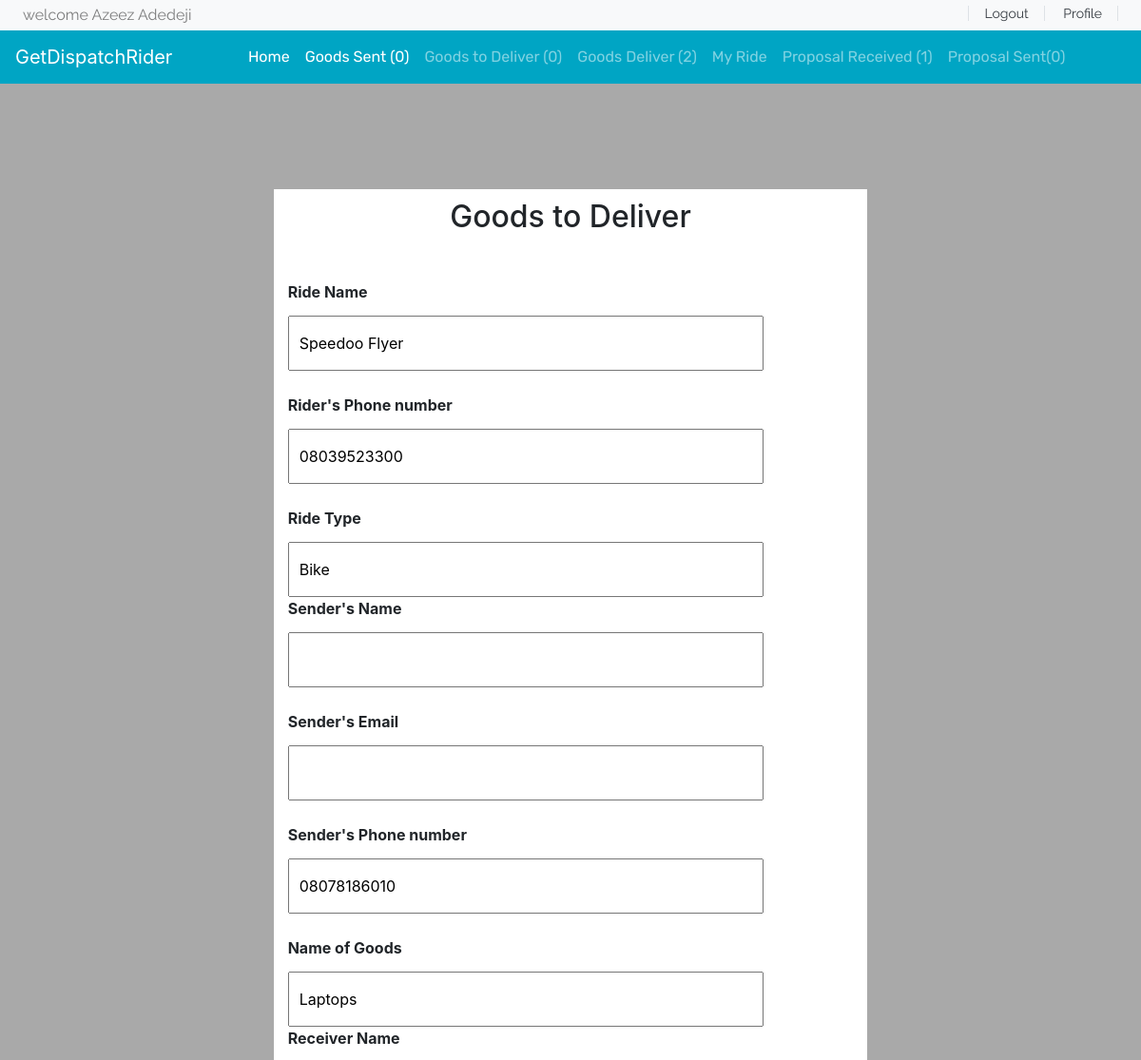
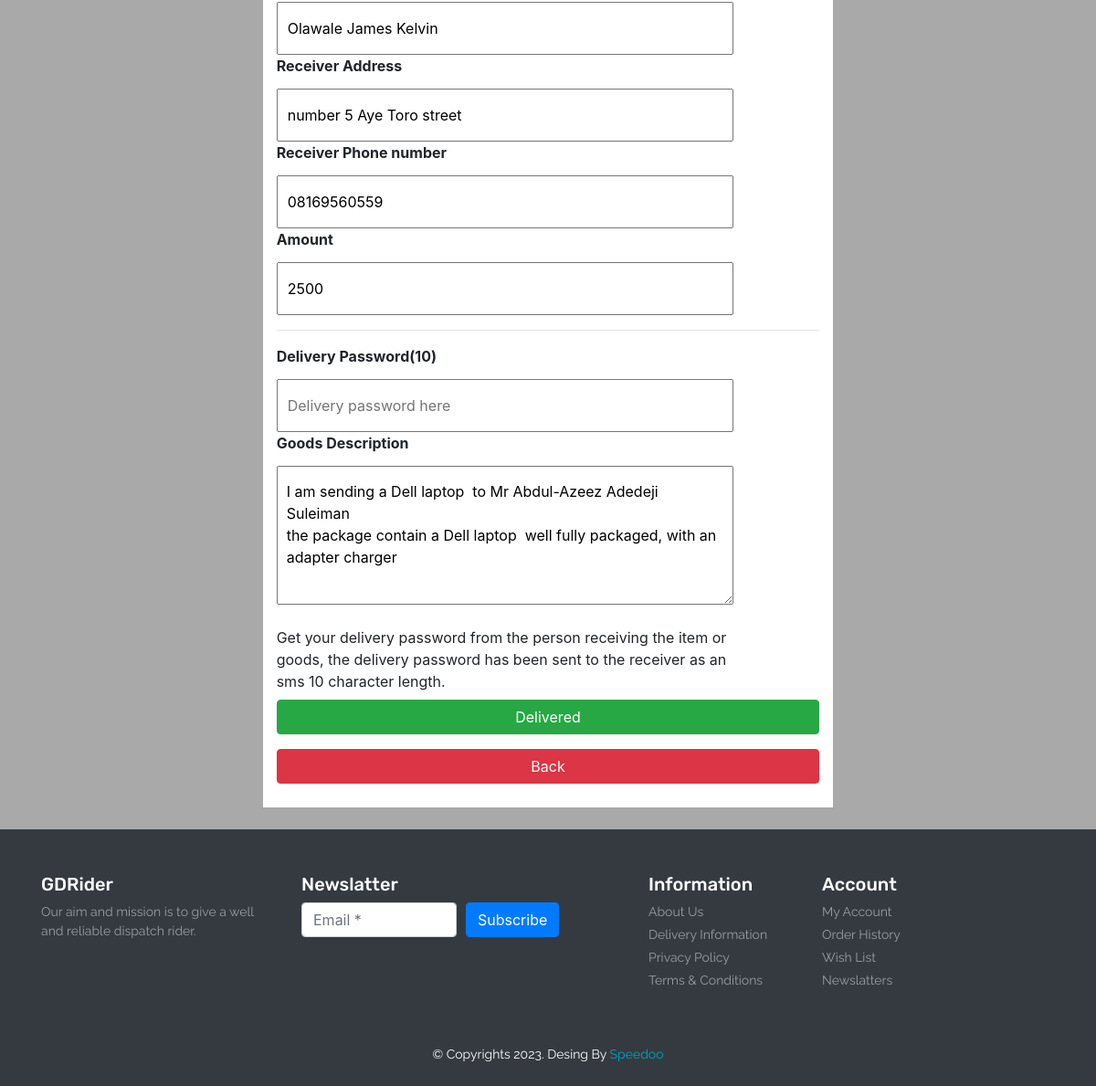
Page /goods-to-deliver/76d2209d9ef7445392f525bb0248d05f (signed in) on the committed database (2 pictures, top to bottom).
### base/models.py (models this page shows)
class user(AbstractUser):
    fullName = models.CharField(max_length=100)
    email = models.EmailField()
    phoneNumber = models.CharField(max_length=20, unique=True)
    ninslip = models.ImageField()
    verify = models.BooleanField(default=False)
    USERNAME_FIELD = 'phoneNumber'
    REQUIRED_FIELDS = ['username']

class proposal(models.Model):
    id = models.UUIDField(default=uuid.uuid4, editable=False, primary_key=True)
    riderUsername = models.CharField(max_length=50, default='null')
    rideName = models.CharField(max_length=50, default='empty')
    riderEmail = models.EmailField()
    senderName = models.CharField(max_length=100, default='empty')
    riderPhoneNumber = models.CharField(max_length=20, default='empty')
    senderEmail = models.EmailField()
    senderPhoneNumber = models.CharField(max_length=20,default='empty')
    rideTrackId = models.CharField(max_length=100)
    rideType = models.CharField(max_length=50)
    goodsName = models.CharField(max_length=250)
    receiverName = models.CharField(max_length=250)
    receiverAddress = models.CharField(max_length=250)
    receiverPhoneNumber = models.CharField(max_length=50)
    amount = models.TextField()
    goodsDescription = models.TextField()
    deliveryPassword = models.CharField(max_length=10, blank='True', null='True')
    created = models.DateTimeField(auto_now_add=True)
    update = models.DateTimeField(auto_now=True)
    deliver = models.BooleanField(default=False)
    accepted = models.BooleanField(default=False)

### base/views.py (the view, shortened to what this page needs)
# urls.py: path('goods-to-deliver/<str:pk>', views.goodstodeliverpreview, name='goods-to-deliver'),
@login_required(login_url='base:login')
def goodstodeliverpreview(request, pk):
    getproposal = proposal.objects.get(id=pk)
    if request.user.phoneNumber == getproposal.riderUsername:
        pass
    else:
        return redirect('base:index')
    proposalr = proposal.objects.filter(Q(riderUsername=request.user) & Q(accepted=False)).count
    proposals = proposal.objects.filter(Q(senderPhoneNumber=request.user.phoneNumber) & Q(accepted=False)).count
    goodsent = proposal.objects.filter(Q(senderPhoneNumber=request.user.phoneNumber)
                                       & Q(accepted=True)).count
    goodstosend = proposal.objects.filter(Q(riderUsername=request.user) & Q(accepted=True) & Q(deliver=False)).count
    goodsdeliver = proposal.objects.filter(Q(riderUsername=request.user)
                                           & Q(deliver=True)).count
    context = {'getproposal': getproposal, 'proposalr': proposalr, 'goodstosend': goodstosend, 'goodsent': goodsent,
               'proposals': proposals, 'goodsdeliver': goodsdeliver}
    return render(request, 'base/goodstoDeliverPreview.html', context)

### base/templates/base/goodstoDeliverPreview.html (shortened to what this page needs)
<div style="background-color: darkgrey;">
    {% extends 'base/navbar.html'%}
{%load static %}
{% block body%}
 <div class="container">
        <div class="container" style="background-color: #fff; margin-top: 10%; padding: 10px 15px; width:fit-content ; height:fit-content">
            <div class="text-center">
                <h2>Goods to Deliver</h2>
            </div>
            <form class="mt-5" method="post" action="{% url 'base:goods-to-deliver' getproposal.id%}">
                <label ><strong>Ride Name</strong> </label><br/>
                <input type="text" class="login-input" value="{{getproposal.rideName}}" readonly="true" name="riderName" ><br/>
                <label ><strong>Rider's Phone number </strong> </label><br/>
                <input type="text" class="login-input" value="{{getproposal.riderPhoneNumber}}" readonly="true" name="riderNumber" ><br/>
                <label ><strong>Ride Type</strong> </label><br/>
                <input type="text" class="login-input" value="{{getproposal.rideType}}" readonly="true" name="rideType" >
                 <label><strong>Sender's Name </strong> </label><br/>
                <input type="text" class="login-input" value="{{getproposal.fullName}}"  readonly="true" name="senderName" ><br/>
                <label ><strong>Sender's Email </strong> </label><br/>
                <input type="text" class="login-input" value="{{getproposal.email}}"  readonly="true" name="senderEmail" ><br/>
                <label ><strong>Sender's Phone number </strong> </label><br/>
                <input type="text" class="login-input"  value="{{getproposal.senderPhoneNumber}}" readonly="true" name="sendernumber" ><br/>
                <label ><strong>Name of Goods  </strong></label><br/>
                <input type="text" class="login-input" readonly="true" value="{{getproposal.goodsName}}" name="goodsName" >
                <label ><strong>Receiver Name </strong></label><br/>
                <input type="text" class="login-input disabled" readonly="true" value="{{getproposal.senderName}}"  name="senderName" >
                <label ><strong>Receiver Address </strong>  </label><br/>
                <input type="text" class="login-input" readonly="true" value="{{getproposal.receiverAddress}}"  name="receiverAddress" >
                <label ><strong> Receiver Phone number</strong> </label><br/>
                <input type="text" class="login-input" readonly="true" value="{{getproposal.receiverPhoneNumber}}"  name="receiverNumber" >
                <label ><strong>Amount</strong> </label><br/>
                <input type="text" class="login-input" readonly="true" value="{{getproposal.amount}}"  placeholder="Dispatch Rider's Fee" name="amount" >
                <hr>
                 <label ><strong>Delivery Password(10)</strong> </label><br/>
                <input type="text" class="login-input"  value=""  placeholder="Delivery password here" name="delivery-password" >
                <label ><strong>Goods  Description</strong></label><br/>
                <textarea class="login-input" readonly="true"   name="goodsDescription" placeholder="Describe the goods in details"  cols="30" rows="5">{{getproposal.goodsDescription}}</textarea><br/>
                <label>Get your delivery password from the person receiving the item or <br/>
                   goods, the delivery password has been sent to the receiver as an <br/>sms 10 character length.
                </label>
               <input type="submit" style="width:100%" class="btn btn-success" value="Delivered">
                <br>
                 <a href="" style="width:100%" class="btn btn-danger mt-3">Back</a>
            </form>
        </div>
    </div>
{% endblock%}

### base/templates/base/navbar.html (shortened to what this page needs)
<!DOCTYPE html>
{% load static %}
<html lang="en">
<head>
     <link rel="stylesheet" href="https://stackpath.bootstrapcdn.com/bootstrap/4.4.1/css/bootstrap.min.css">
     <link rel="stylesheet" href="https://cdnjs.cloudflare.com/ajax/libs/OwlCarousel2/2.3.4/assets/owl.carousel.min.css" />
     <link rel="stylesheet" href="https://cdnjs.cloudflare.com/ajax/libs/OwlCarousel2/2.3.4/assets/owl.theme.default.min.css" />
      <link rel="stylesheet" href="https://cdnjs.cloudflare.com/ajax/libs/font-awesome/5.13.0/css/all.min.css" />
     <link rel="stylesheet" href="https://cdnjs.cloudflare.com/ajax/libs/font-awesome/4.7.0/css/font-awesome.min.css">
     <link rel="stylesheet" href="{% static 'base/style.css' %}">
</head>
<body onload="getLocation();">
 <header id="header" class="">
        <div class="strip d-flex justify-content-between px-4 py-1 bg-light" style="height:fit-content" >
            <p class="font-rale  text-black-50 m-0">welcome {{request.user.fullName}}</p>
            <div class="font-rale font-size-14">
                {% if request.user.is_authenticated%}
                <a href="{% url 'base:logout' %}" class="px-3 border-right border-left text-dark">Logout</a>
                <a href="" class="px-3 border-right text-dark">Profile</a>
                {%else%}
                  <a href="{% url 'base:login' %}" class="px-3 border-right border-left text-dark">Login</a>
                <a href="{%url 'base:signup' %}" class="px-3 border-right text-dark">SignUp</a>
                {%endif%}
            </div>
        </div>
        <nav class="navbar navbar-expand-lg navbar-dark color-second-bg ">
            <a class="navbar-brand" href="#">GetDispatchRider</a>
            <div class="collapse navbar-collapse" id="navbarNav">
              <ul class="navbar-nav m-auto font-rubik">
                   <li class="nav-item active">
                  <a class="nav-link" href="{% url 'base:index' %}">Home</a>
                </li>
                <li class="nav-item active">
                  <a class="nav-link" href="{% url 'base:goodSent'%}">Goods Sent ({{goodsent}})</a>
                </li>
                <li class="nav-item">
                  <a class="nav-link" href="{% url 'base:onDelivary' %}">Goods to Deliver ({{goodstosend}}) </a>
                </li>
                <li class="nav-item">
                  <a class="nav-link" href="{% url 'base:goodsDeliver'%}">Goods Deliver ({{goodsdeliver}})</a>
                </li>
                <li class="nav-item">
                    <a class="nav-link" href="{% url 'base:my-ride'%}">My Ride</a>
                  </li>
                  <li class="nav-item">
                    <a class="nav-link" href="{% url 'base:proposal-receive'%}">Proposal Received ({{proposalr}})</a>
                  </li>
                  <li class="nav-item">
                    <a class="nav-link" href="{% url 'base:proposalSent'%}">Proposal Sent({{proposals}})</a>
                  </li>
              </ul>
            </div>
          </nav>
    </header>
{%block body%}
{%endblock%}
 <br/>
 <footer id="footer" class="bg-dark text-white py-5">
          <div class="container">
            <div class="row">
              <div class="col-lg-3 col-12">
                <h4 class="font-rubik font-size-20">GDRider</h4>
                <p class="font-size-14 font-rale text-white-50">Our aim and mission is to give a well and reliable dispatch rider.</p>
              </div>
              <div class="col-lg-4 col-12">
                <h4 class="font-rubik font-size-20">Newslatter</h4>
                <form class="form-row">
                  <div class="col">
                    <input type="text" class="form-control" placeholder="Email *">
                  </div>
                  <div class="col">
                    <button type="submit" class="btn btn-primary mb-2">Subscribe</button>
                  </div>
                </form>
              </div>
              <div class="col-lg-2 col-12">
                <h4 class="font-rubik font-size-20">Information</h4>
                <div class="d-flex flex-column flex-wrap">
                  <a href="#" class="font-rale font-size-14 text-white-50 pb-1">About Us</a>
                  <a href="#" class="font-rale font-size-14 text-white-50 pb-1">Delivery Information</a>
                  <a href="#" class="font-rale font-size-14 text-white-50 pb-1">Privacy Policy</a>
                  <a href="#" class="font-rale font-size-14 text-white-50 pb-1">Terms & Conditions</a>
                </div>
              </div>
              <div class="col-lg-2 col-12">
                <h4 class="font-rubik font-size-20">Account</h4>
                <div class="d-flex flex-column flex-wrap">
                  <a href="#" class="font-rale font-size-14 text-white-50 pb-1">My Account</a>
                  <a href="#" class="font-rale font-size-14 text-white-50 pb-1">Order History</a>
                  <a href="#" class="font-rale font-size-14 text-white-50 pb-1">Wish List</a>
                  <a href="#" class="font-rale font-size-14 text-white-50 pb-1">Newslatters</a>
                </div>
              </div>
            </div>
          </div>
        </footer>
        <div class="copyright text-center bg-dark text-white py-2">
          <p class="font-rale font-size-14">&copy; Copyrights 2023. Desing By <a href="#" class="color-second">Speedoo</a></p>
        </div>
</body>
</html>

### base/static/base/style.css (style rules this page uses)
button, button:focus { outline: none !important; box-shadow: none !important; }
.font-rale { font-family: "Raleway", cursive; }
.font-rubik { font-family: "Rubik", cursive; }
.font-size-14 { font-size: 14px; }
.font-size-20 { font-size: 20px; }
.color-second { color: #00A5C4; }
.color-second-bg { background: #00A5C4; }
.login-input { width: 500px; padding: 15px 10px; margin-top: 5px; display: block; }

### rows in the picture
user: user.fullName "Azeez Adedeji"
proposal: riderName "Speedoo Flyer", riderNumber "08039523300", rideType "Bike", sendernumber "08078186010", goodsName "Laptops", senderName "Olawale James Kelvin", receiverAddress "number 5 Aye Toro street", receiverNumber "08169560559", amount "2500", goodsDescription "I am sending a Dell laptop to Mr Abdul-Azeez Adedeji Suleiman the package contain a Dell laptop well fully packaged, with an adapter charger"

### other values in the picture
{{ goodsent }} "0"
{{ goodstosend }} "0"
{{ goodsdeliver }} "2"
{{ proposalr }} "1"
{{ proposals }} "0"
